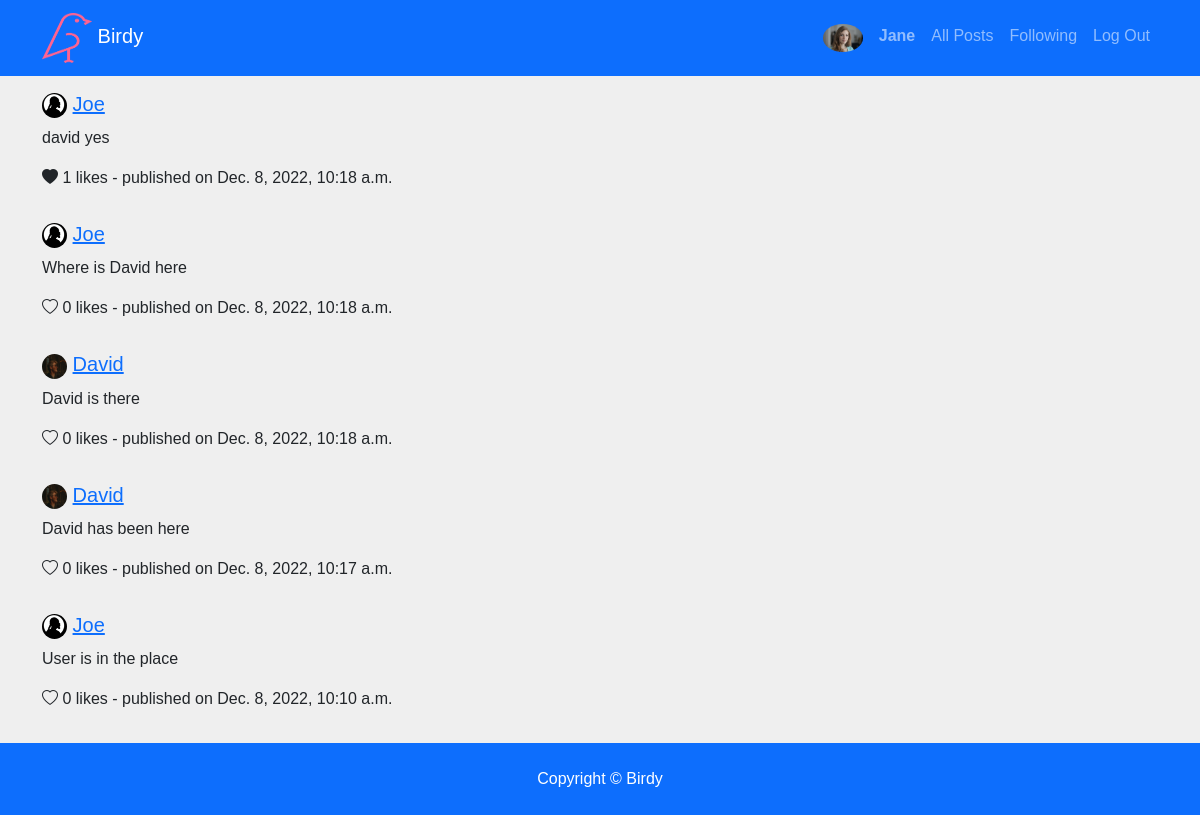
Page /following (signed in) on the committed database.
### network/models.py (models this page shows, shortened)
class User(AbstractUser):
    bio = models.TextField(blank=True)
    country = models.CharField(max_length=200, blank=True)
    avatar = models.ImageField(upload_to='avatars', blank=True, default='avatar.png')
    slug = models.SlugField(unique=True, blank=True)
    updated_last = models.DateTimeField(auto_now=True)

class Post(models.Model):
    author = models.ForeignKey(User, on_delete=models.CASCADE, related_name='tweets')
    body = models.CharField(max_length = 144)
    publish = models.DateTimeField(default=timezone.now)
    created = models.DateTimeField(auto_now_add=True)
    updated = models.DateTimeField(auto_now=True)
    likes = models.ManyToManyField(User, related_name='post_like', blank=True)
    class Meta:
        ordering = ['-publish']
        indexes = [
            models.Index(fields=['-publish']),
        ]
    def number_of_likes(self):
        return self.likes.count()

### network/views.py (the view)
# urls.py: path("following", views.following, name="following"),
@login_required
def following(request):
    follows = UserFollowing.objects.filter(user_id = request.user)
    follows_id = follows.values_list('following_user_id', flat=True)
    tweets = Post.objects.all().filter(author__in=follows_id).order_by('-updated')
    paginator = Paginator(tweets, 10)
    page = request.GET.get('page')
    paged_tweets = paginator.get_page(page)
    context = {
        "tweets": paged_tweets
    }
    return render(request, "network/following.html", context )

### templates/network/following.html (shortened to what this page needs)
{% extends "base.html" %}
{% load static %}
{% block body %}
    <div class="row">
        {% if tweets %}
            {% for tweet in tweets%}
            <div class="w3-container w3-border w3-round-xlarge" id="container{{tweet.id}}">
                <h5 id="'img{{tweet.id}}"><img src="{{ tweet.author.avatar.url }}" class="rounded-circle" alt="" height="25px" width="25px"> <a href="{% url 'profile' tweet.author.id %}"> {{ tweet.author.username }} </a></h5>
                <p id="body{{tweet.id}}">{{ tweet.body }}</p>
                <p id="date{{tweet.id}}">
                  {% if request.user.is_authenticated %}
                    <i  onclick="like_unlike('{{tweet.id}}')"  class="bi  {% if request.user not in tweet.likes.all %} bi-heart {% else %} bi-heart-fill {% endif %}" id="icon{{tweet.id}}"></i>  {% endif %} <span id="number_of_likes{{tweet.id}}">{{tweet.number_of_likes }}</span> likes  - published on {{ tweet.publish }}
                </p>
            </div>
            {% endfor %}
        {% else %}
                <p>No Tweet!</p>
        {% endif %}
    </div>
{% endblock %}

### templates/base.html (shortened to what this page needs)
{% load static %}
<!DOCTYPE html>
<html lang="en">
    <head>
        <link href="https://cdn.jsdelivr.net/npm/bootstrap@5.2.2/dist/css/bootstrap.min.css" rel="stylesheet">
        <link rel="stylesheet" href="https://cdn.jsdelivr.net/npm/bootstrap-icons@1.3.0/font/bootstrap-icons.css">
        <link href="{% static 'css/style.css' %}" rel="stylesheet">
        <link rel="stylesheet" href="https://www.w3schools.com/lib/w3schools30.css">
    </head>
    <body>
        {% include 'partials/_navbar.html' %}
        <div class="container">
        {% block body %}
        {% endblock %}
        </div>
        {% include 'partials/_footer.html' %}
    </body>
</html>

### templates/partials/_navbar.html (shortened to what this page needs)
{% load static %}
<nav class="navbar navbar-expand-lg navbar-dark bg-primary">
    <div class="container">
        <a class="navbar-brand" href="{% url 'index' %}"><img src="{% static 'img/logo.png' %}" alt="" width="50px" height="50px"> Birdy</a>
        <div>
        <ul class="navbar-nav ml-auto">
            {% if request.user.is_authenticated %}
            <li>
                <div class="nav-user-icon">
                    <a class="nav-link" href="{% url 'profile' request.user.id %}"><img src="{{ request.user.avatar.url }}" alt="" width="30px" class="rounded-circle"></a>
                </div>
            </li>
                <li class="nav-item mr-3">
                    <a class="nav-link" href="{% url 'profile' request.user.id %}"><strong>{{ request.user.username }}</strong></a>
                </li>
            {% endif %}
            <li class="nav-item mr-3">
            <a class="nav-link" href="{% url 'index' %}">All Posts</a>
            </li>
            {% if request.user.is_authenticated %}
                <li class="nav-item mr-3">
                    <a class="nav-link" href="{% url 'following' %}">Following</a>
                </li>
            {% endif %}
            {% if request.user.is_authenticated %}
                <li class="nav-item mr-3">
                    <a class="nav-link" href="{% url 'logout' %}">Log Out</a>
                </li>
            {% endif %}
        </ul>
        </div>
    </div>
  </nav>

### templates/partials/_footer.html (shortened to what this page needs)
 <footer id="main-footer" class="py-4 bg-primary text-white text-center">
    Copyright &copy;
     Birdy
</footer>

### project4/static/css/style.css (style rules this page uses)
* { margin: 0; padding: 0; font-family: 'poppins', sans-serif; }
body { background: #efefef; }
.nav-user-icon img { width: 40px; border-radius: 50%; cursor: pointer; }

### rows in the picture
User: user.avatar (picture), user.username "Jane"
Post: author.avatar (picture), author.username "Joe", body "david yes", number_of_likes "1", publish "Dec. 8, 2022, 10:18 a.m."
Post: author.avatar (picture), author.username "Joe", body "Where is David here", number_of_likes "0", publish "Dec. 8, 2022, 10:18 a.m."
Post: author.avatar (picture), author.username "David", body "David is there", number_of_likes "0", publish "Dec. 8, 2022, 10:18 a.m."
Post: author.avatar (picture), author.username "David", body "David has been here", number_of_likes "0", publish "Dec. 8, 2022, 10:17 a.m."
Post: author.avatar (picture), author.username "Joe", body "User is in the place", number_of_likes "0", publish "Dec. 8, 2022, 10:10 a.m."
